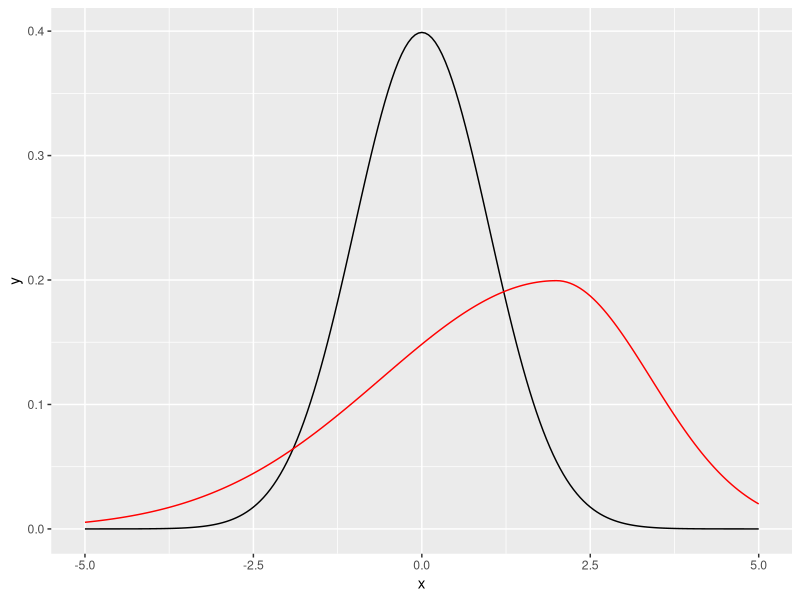

Reproduce this figure in R. (Note: this script raises an error after producing the figure.)
library(ggplot2)
library(zoo)


# plotting function
make_plot <- function(xmin = -5, xmax = 5, cdf = TRUE, ...) {

  x <- seq(xmin, xmax, 0.05)
  n = length(x)

  if (!cdf) {
    y <- dnorm(x)
    y1 <- transformed_pdf(x, ...)
  } else {
    y <- pnorm(x)
    y1 <- transformed_cdf(x, ...)
  }
  df <- data.frame(
    y = y,
    x = x
  )

  df_transformed <- data.frame(
    y1 = y1
  )

  # check whether the integral is actually one
  # code stolen from https://stackoverflow.com/questions/4954507/calculate-the-area-under-a-curve
  # also check mean and median
  median <- x[which(cumsum(y1/sum(y1)) > 0.5)[1]]

  message <- paste(
    paste("Integral normal: ", sum(diff(df$x)*rollmean(df$y,2))),
    paste("Integral transformed: ", sum(diff(df$x)*rollmean(df$y1,2))),
    paste("Mean transformed: ", sum(x * y1 / sum(y1))),
    paste("Median transformed: ", median),
    sep = "\n"
  )

  cat(message)
  # print(sum(diff(df$x)*rollmean(df$y1,2)))

  ggplot(data = df, aes(x = x)) +
    geom_line(aes(y = y)) +
    geom_line(data = df_transformed, aes(y = y1), color = "red")
}

# 1st: unclipped (unbounded transformation of the cdf / pdf) -------------------

# a = skewness parameter between -1 and 1
# s = kurtosis parameter
# x0 = mode of the distribution
# s skewness. Not sure what the boundary is --> integral goes > 1 for values close to 0

transformed_pdf <- function(x, x0 = 0, s = 1, a = 0) {
  k <- ifelse(x < x0, -1, 1)
  x <- dnorm((x-x0) / (s * (1-k*a))) / s
  return(x)
}

transformed_cdf <- function(x, x0 = 0, s = 1, a = 0) {
  k <- ifelse(x < x0, -1, 1)
  c <- ifelse(x < x0, 1, 0)
  out <- c + k * (1 + a) * pnorm(abs((x - x0) / s * (1 + a)))
  return(out)
}

make_plot(x0 = 2, a = 0.3, s = 2, xmin = -5, xmax = 5, cdf = FALSE)

# Adding functionality to invert the PDF and CDF -------------------------------
# transformed_pdf_with_invert <- function(x, x0 = 0, s = 1, a = 0, invert = FALSE) {
#   k <- ifelse(x < x0, -1, 1)
#   x <- dnorm((x-x0) / (s * (1-k*a))) / s
#   return(x)
# }

transformed_cdf_with_invert <- function(x, x0 = 0, s = 1, a = 0, invert = FALSE) {
  # when invert = TRUE, returns 1 - cdf
  # invert = TRUE means that x0 >= 0.5.

  a <- ifelse(x < x0, -a, a)

  # invert == TRUE --> c = 1
  # x < x0 --> c = 1, since ^0 is always 1
  # invert == FALSE AND x > x0 --> c = 0
  c <- ifelse(!invert, 1, 0) ^ (x > x0)

    # k is 1 if c is 0 and -1 else
  k <- 1 - 2 * c

  out <- c + k * (1 + a) * pnorm(-abs((x - x0) / s * (1 + a)))
  return(out)
}

transformed_cdf2 <- function(x, ...) {
  invert <- ifelse(x0 < 0.5, TRUE, FALSE)
  invert = FALSE

  # invert = FALSE
  y <- transformed_cdf_with_invert(x = x, invert = invert, ...)
  # ya <- transformed_cdf_with_invert(x = 0, invert = invert, ...)
  # yb <- transformed_cdf_with_invert(x = 1, invert = invert, ...)
  #
  # r = (y - ya) / (yb - ya)
  #
  # w = 1
  # low = 0
  # high = 1
  #
  # out <- w * (low + (high - low) * r)
  out <- y
  return(out)
}

make_plot(x0 = 2, a = 0.3, s = 2, xmin = -5, xmax = 5, cdf = FALSE) +
  geom_line(data = data.frame(
    y2 = transformed_pdf(
      x = seq(-5, 5, 0.05),
      x0 = 1,
      s = 1.5,
      a = 0.15
    )
  ),
  aes(y = y2),
  color = "blue"
  ) +
  geom_line(data = data.frame(
    y2 = transformed_pdf(
      x = seq(-5, 5, 0.05),
      x0 = 0.3 * x02,
      s = 0.7 * 1 + 0.3 * s2,
      a = 0.3 * a2
    )
  ),
  aes(y = y2),
  color = "blue"
  ) +
  geom_line(data = data.frame(
    y2 = transformed_pdf(
      x = seq(-5, 5, 0.05),
      x0 = 0.7 * x02,
      s = 0.3 * 1 + 0.7 * s2,
      a = 0.7 * a2
    )
  ),
  aes(y = y2),
  color = "blue"
  ) +
  geom_line(data = data.frame(
    y2 = transformed_pdf(
      x = seq(-5, 5, 0.05),
      x0 = 0.15 * x02,
      s = 0.85 * 1 + 0.15 * s2,
      a = 0.15 * a2
    )
  ),
  aes(y = y2),
  color = "blue"
  )



















# clipped (bounded transformation of the cdf / pdf) -------------------

# a = skewness parameter between -1 and 1
# s = kurtosis parameter
# x0 = mode of the distribution
# s skewness. Not sure what the boundary is --> integral goes > 1 for values close to 0

transformed_pdf_bounded <- function(x, x0 = 0, s = 1, a = 0) {
  k <- ifelse(x < x0, -1, 1)
  x <- dnorm((x-x0) / (s * (1-k*a))) / s
  return(x)
}

transformed_pdf <- function(x, a = 0, s = 1, x0 = 0, w = 1, high = 1, low = 0) {
  invert <- ifelse(x < x0, TRUE, FALSE)
  ya <- qnorm(0.000001)
  yb <- qnorm(0.999999)
  k = 1
  dy = k * dnorm((x-x0) / (s * (1-k*a))) / s
  w * ((high - low) * dy / (yb - ya))
}



make_plot(x0 = 0, a = 0, s = 1, xmin = -5, xmax = 5, cdf = TRUE)


# x0 || 0.0;
# s = s || 0.5; // Kurtosis
# w = w || 1.0;  // Weight. Used for MultiDist.
# a = a || 0.0;  // Shape (skewness). -1 to 1
# centerSkew = 1.0;  // 0 to infinity. Used to set center out of bounds.

min_s = 0.007;
max_s = 10;
low = 0.0; # I think boundaries for the CDF
high = 1.0; # I think boundaries for the CDF



# Questions:
# what's k?
# what are the exact limits for the different values?
# is there any sort of documentation to it?
# why is there a minimum and a maximum value?
# how are distributions combined?
# how do you get an ensemble
# what would be a sensible way to interpolate between different functions?
# why logistic distributions?
# how do the different knobs at the two sides work?




